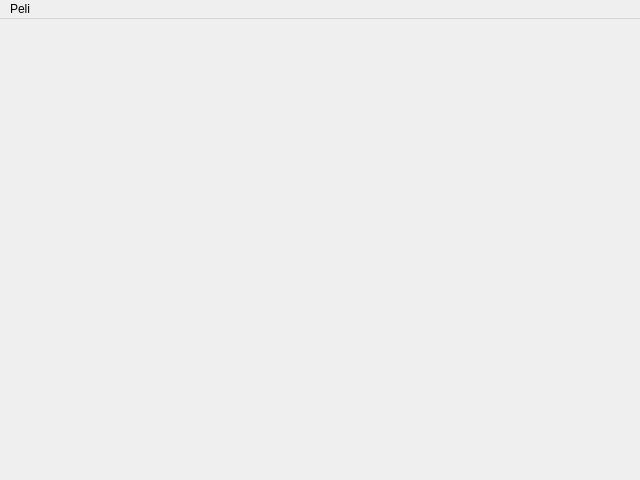
<?xml version="1.0" encoding="UTF-8"?>
<ui version="4.0">
 <class>MainWindow</class>
 <widget class="QMainWindow" name="MainWindow">
  <property name="enabled">
   <bool>true</bool>
  </property>
  <property name="geometry">
   <rect>
    <x>0</x>
    <y>0</y>
    <width>640</width>
    <height>480</height>
   </rect>
  </property>
  <property name="windowTitle">
   <string>MainWindow</string>
  </property>
  <widget class="QWidget" name="centralWidget">
   <widget class="QWidget" name="game" native="true">
    <property name="geometry">
     <rect>
      <x>0</x>
      <y>0</y>
      <width>640</width>
      <height>453</height>
     </rect>
    </property>
   </widget>
  </widget>
  <widget class="QMenuBar" name="menuBar">
   <property name="geometry">
    <rect>
     <x>0</x>
     <y>0</y>
     <width>640</width>
     <height>27</height>
    </rect>
   </property>
   <property name="nativeMenuBar">
    <bool>false</bool>
   </property>
   <widget class="QMenu" name="menuGame">
    <property name="title">
     <string>Peli</string>
    </property>
    <addaction name="actionStart"/>
    <addaction name="actionRestart"/>
    <addaction name="actionAboutQt"/>
    <addaction name="actionExit"/>
   </widget>
   <addaction name="menuGame"/>
  </widget>
  <action name="actionStart">
   <property name="text">
    <string>Käynnistä</string>
   </property>
  </action>
  <action name="actionRestart">
   <property name="text">
    <string>Käynnistä uudestaan</string>
   </property>
  </action>
  <action name="actionExit">
   <property name="text">
    <string>Lopeta</string>
   </property>
  </action>
  <action name="actionAboutQt">
   <property name="text">
    <string>Tietoja Qt:sta</string>
   </property>
  </action>
 </widget>
 <layoutdefault spacing="6" margin="11"/>
 <resources/>
 <connections/>
</ui>
